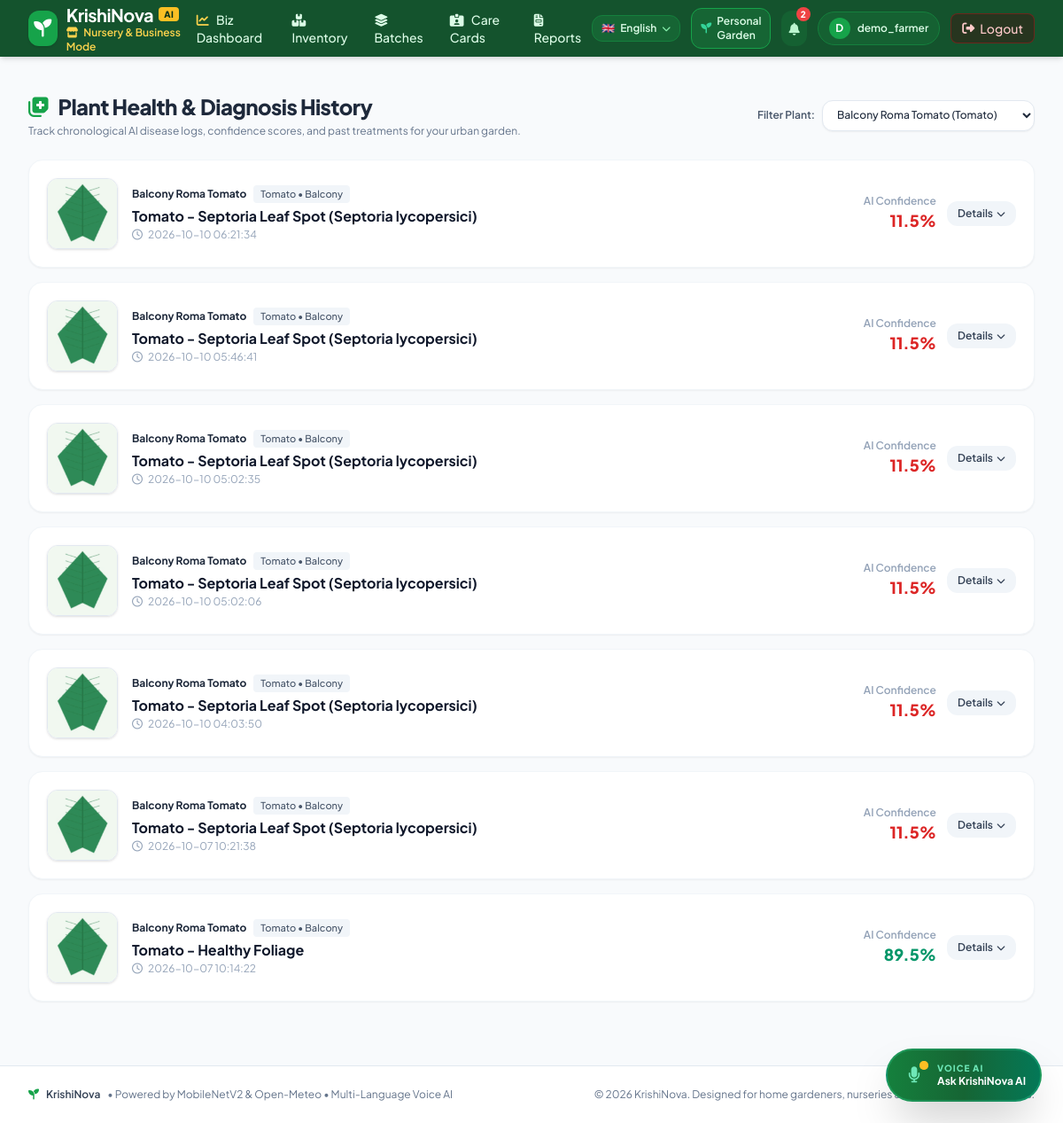
The page /history?plant_id=1 (signed in) on the database its author committed.
### tables this page shows
CREATE TABLE users (
                id INTEGER PRIMARY KEY AUTOINCREMENT,
                username TEXT UNIQUE NOT NULL COLLATE NOCASE,
                email TEXT UNIQUE NOT NULL COLLATE NOCASE,
                password_hash TEXT NOT NULL,
                created_at TIMESTAMP DEFAULT CURRENT_TIMESTAMP
            , role TEXT DEFAULT 'home_gardener', preferred_language TEXT DEFAULT 'en');

CREATE TABLE health_logs (
                id INTEGER PRIMARY KEY AUTOINCREMENT,
                plant_id INTEGER NOT NULL,
                disease TEXT NOT NULL,
                confidence REAL NOT NULL,
                image_path TEXT,
                symptoms TEXT,
                treatment TEXT,
                prevention TEXT,
                notes TEXT,
                diagnosis_date TIMESTAMP DEFAULT CURRENT_TIMESTAMP,
                FOREIGN KEY (plant_id) REFERENCES plants(id) ON DELETE CASCADE
            );

CREATE TABLE plants (
                id INTEGER PRIMARY KEY AUTOINCREMENT,
                user_id INTEGER NOT NULL,
                plant_name TEXT NOT NULL,
                plant_type TEXT NOT NULL,
                location_type TEXT DEFAULT 'Balcony',
                city TEXT DEFAULT 'New Delhi',
                planting_date TEXT NOT NULL,
                base_watering_days INTEGER DEFAULT 2,
                last_watered_date TEXT,
                notes TEXT,
                created_at TIMESTAMP DEFAULT CURRENT_TIMESTAMP, growth_stage TEXT DEFAULT 'Vegetative', soil_moisture TEXT DEFAULT 'Moderate', preferred_temp_min REAL DEFAULT 10.0, preferred_temp_max REAL DEFAULT 35.0, preferred_temp_optimal_min REAL DEFAULT 18.0, preferred_temp_optimal_max REAL DEFAULT 27.0,
                FOREIGN KEY (user_id) REFERENCES users(id) ON DELETE CASCADE
            );

### app.py (the view)
@app.route("/history")
@login_required
def history():
    user_id = session["user_id"]
    plant_filter = request.args.get("plant_id", type=int)
    plants = db.get_user_plants(user_id)
    logs = db.get_user_health_logs(user_id, plant_id=plant_filter)
    return render_template(
        "history.html",
        logs=logs,
        plants=plants,
        selected_plant_id=plant_filter
    )

### templates/history.html (shortened to what this page needs)
{% extends "base.html" %}
{% block content %}
<div class="space-y-6">
    <div class="flex flex-col md:flex-row md:items-center justify-between gap-4">
        <div>
            <h1 class="text-2xl font-extrabold text-slate-800 tracking-tight flex items-center space-x-2.5">
                <i class="fa-solid fa-notes-medical text-forest-600"></i>
                <span>Plant Health & Diagnosis History</span>
            </h1>
            <p class="text-xs text-slate-500 mt-1">
                Track chronological AI disease logs, confidence scores, and past treatments for your urban garden.
            </p>
        </div>
        {% if plants %}
        <form method="GET" action="{{ url_for('history') }}" class="flex items-center space-x-2">
            <label for="plant_id" class="text-xs font-semibold text-slate-600 whitespace-nowrap">Filter Plant:</label>
            <select name="plant_id" id="plant_id" onchange="this.form.submit()"
                class="px-3 py-2 bg-white border border-slate-200 rounded-xl text-xs font-medium focus:outline-none focus:ring-2 focus:ring-forest-600 shadow-sm">
                {% for p in plants %}
                <option value="{{ p.id }}" {% if selected_plant_id == p.id %}selected{% endif %}>
                    {{ p.plant_name }} ({{ p.plant_type }})
                </option>
                {% endfor %}
            </select>
        </form>
        {% endif %}
    </div>
    {% if logs %}
    <div class="space-y-4">
        {% for log in logs %}
        <div class="bg-white rounded-2xl border border-slate-100 shadow-sm p-5 hover:shadow-md transition">
            <div class="flex flex-col md:flex-row items-start md:items-center justify-between gap-4">
                <div class="flex items-start sm:items-center space-x-4">
                    {% if log.image_path %}
                    <img src="{{ url_for('static', filename=log.image_path) }}" alt="Diagnosed Leaf"
                        class="w-16 h-16 sm:w-20 sm:h-20 rounded-xl object-cover shadow border border-slate-200 flex-shrink-0">
                    {% else %}
                    <div class="w-16 h-16 rounded-xl bg-forest-50 text-forest-600 flex items-center justify-center text-xl flex-shrink-0">
                        <i class="fa-solid fa-leaf"></i>
                    </div>
                    {% endif %}
                    <div>
                        <div class="flex items-center space-x-2 mb-1">
                            <span class="text-xs font-bold text-slate-800">{{ log.plant_name }}</span>
                            <span class="text-[11px] px-2 py-0.5 rounded bg-slate-100 text-slate-600 font-medium">
                                {{ log.plant_type }} &bull; {{ log.location_type }}
                            </span>
                        </div>
                        <h3 class="text-base font-bold text-slate-900 leading-snug">
                            {{ log.disease }}
                        </h3>
                        <p class="text-xs text-slate-400 mt-0.5">
                            <i class="fa-regular fa-clock mr-1"></i> {{ log.diagnosis_date }}
                        </p>
                    </div>
                </div>
                <div class="flex items-center space-x-3 self-end md:self-auto">
                    <div class="text-right">
                        <span class="text-xs font-semibold text-slate-400 block">AI Confidence</span>
                        <span class="text-lg font-extrabold {% if log.confidence >= 75 %}text-emerald-600{% elif log.confidence >= 65 %}text-amber-600{% else %}text-red-600{% endif %}">
                            {{ log.confidence }}%
                        </span>
                    </div>
                    <button type="button" onclick="toggleDetails('details-{{ log.id }}')"
                        class="px-3 py-1.5 bg-slate-100 hover:bg-slate-200 text-slate-700 rounded-xl text-xs font-semibold transition flex items-center space-x-1">
                        <span>Details</span>
                        <i class="fa-solid fa-chevron-down text-[10px]"></i>
                    </button>
                </div>
            </div>
        </div>
        {% endfor %}
    </div>
    {% endif %}
</div>
{% endblock %}

### templates/base.html (shortened to what this page needs)
<!DOCTYPE html>
<html lang="{{ current_language or 'en' }}">
<head>
    <script src="https://cdn.tailwindcss.com"></script>
    <link rel="stylesheet" href="https://cdnjs.cloudflare.com/ajax/libs/font-awesome/6.5.1/css/all.min.css">
</head>
<body class="bg-slate-50 text-slate-800 min-h-screen flex flex-col antialiased relative">
    <nav class="bg-forest-900 text-white shadow-md sticky top-0 z-50">
        <div class="max-w-7xl mx-auto px-4 sm:px-6 lg:px-8">
            <div class="flex items-center justify-between h-16">
                <div class="flex items-center space-x-3">
                    <a href="{{ url_for('dashboard') if current_user else url_for('login') }}" class="flex items-center space-x-2.5 group">
                        <div class="w-10 h-10 rounded-xl bg-forest-600 flex items-center justify-center text-white shadow group-hover:scale-105 transition-transform">
                            <i class="fa-solid fa-seedling text-xl"></i>
                        </div>
                        <div>
                            <span class="text-xl font-bold tracking-tight text-white block leading-tight flex items-center space-x-1.5">
                                <span>KrishiNova</span>
                                <span class="text-[10px] bg-amber-400 text-forest-950 font-black px-1.5 py-0.5 rounded uppercase tracking-wider">AI</span>
                            </span>
                            <span class="text-xs text-forest-300 font-medium block">
                                {% if active_mode == 'business' %}
                                    <span class="text-amber-300 font-semibold"><i class="fa-solid fa-store mr-1"></i> Nursery & Business Mode</span>
                                {% else %}
                                    Urban Farming Platform
                                {% endif %}
                            </span>
                        </div>
                    </a>
                </div>
                {% if current_user %}
                <div class="hidden md:flex items-center space-x-1 lg:space-x-1.5">
                    {% if active_mode == 'business' %}
                        <a href="{{ url_for('business_dashboard') }}" class="px-3 py-2 rounded-lg text-sm font-medium hover:bg-forest-800 transition {{ 'bg-forest-800 text-white' if request.endpoint == 'business_dashboard' else 'text-forest-100 hover:text-white' }}">
                            <i class="fa-solid fa-chart-line mr-1.5 text-amber-300"></i> Biz Dashboard
                        </a>
                        <a href="{{ url_for('business_inventory') }}" class="px-3 py-2 rounded-lg text-sm font-medium hover:bg-forest-800 transition {{ 'bg-forest-800 text-white' if request.endpoint == 'business_inventory' else 'text-forest-100 hover:text-white' }}">
                            <i class="fa-solid fa-boxes-stacked mr-1.5"></i> Inventory
                        </a>
                        <a href="{{ url_for('business_batches') }}" class="px-3 py-2 rounded-lg text-sm font-medium hover:bg-forest-800 transition {{ 'bg-forest-800 text-white' if request.endpoint == 'business_batches' else 'text-forest-100 hover:text-white' }}">
                            <i class="fa-solid fa-layer-group mr-1.5"></i> Batches
                        </a>
                        <a href="{{ url_for('business_care_cards') }}" class="px-3 py-2 rounded-lg text-sm font-medium hover:bg-forest-800 transition {{ 'bg-forest-800 text-white' if request.endpoint == 'business_care_cards' else 'text-forest-100 hover:text-white' }}">
                            <i class="fa-solid fa-id-card-clip mr-1.5"></i> Care Cards
                        </a>
                        <a href="{{ url_for('business_reports') }}" class="px-3 py-2 rounded-lg text-sm font-medium hover:bg-forest-800 transition {{ 'bg-forest-800 text-white' if request.endpoint == 'business_reports' else 'text-forest-100 hover:text-white' }}">
                            <i class="fa-solid fa-file-invoice mr-1.5"></i> Reports
                        </a>
                    {% endif %}
                </div>
                <div class="flex items-center space-x-2 sm:space-x-3">
                    <div class="relative inline-block text-left" id="lang-dropdown-wrapper">
                        <button type="button" onclick="toggleLangDropdown()" class="px-2.5 py-1.5 rounded-xl bg-forest-800 hover:bg-forest-700 text-forest-100 text-xs font-semibold border border-forest-700 transition flex items-center space-x-1.5" title="Select Language / ભાષા / भाषा / భాష">
                            <span>{{ lang_meta.flag }}</span>
                            <span class="hidden sm:inline">{{ lang_meta.native }}</span>
                            <i class="fa-solid fa-chevron-down text-[10px] text-forest-300"></i>
                        </button>
                    </div>
                    {% if active_mode == 'business' %}
                    <a href="{{ url_for('switch_mode', mode='personal') }}" title="Switch to Personal Garden Mode"
                        class="px-2.5 py-1.5 rounded-xl bg-forest-800 hover:bg-forest-700 text-forest-100 text-xs font-semibold border border-forest-600 transition flex items-center space-x-1.5">
                        <i class="fa-solid fa-seedling text-emerald-400"></i>
                        <span class="hidden lg:inline">Personal Garden</span>
                    </a>
                    {% endif %}
                    <a href="{{ url_for('alerts_center') }}" title="Weather Alert Center"
                        class="relative p-2 rounded-xl bg-forest-800/80 hover:bg-forest-800 text-forest-200 hover:text-white transition">
                        <i class="fa-solid fa-bell text-sm"></i>
                        {% if unread_alert_count > 0 %}
                        <span class="absolute -top-1 -right-1 bg-red-500 text-white text-[10px] font-extrabold w-4 h-4 rounded-full flex items-center justify-center animate-pulse">
                            {{ unread_alert_count if unread_alert_count < 10 else '9+' }}
                        </span>
                        {% endif %}
                    </a>
                    <div class="hidden sm:flex items-center space-x-2 bg-forest-800/80 px-3 py-1.5 rounded-full border border-forest-700">
                        <div class="w-6 h-6 rounded-full bg-forest-600 text-white text-xs flex items-center justify-center font-bold uppercase">
                            {{ current_user.username[0] }}
                        </div>
                        <span class="text-xs font-semibold text-forest-100">{{ current_user.username }}</span>
                    </div>
                    <a href="{{ url_for('logout') }}" title="Logout" class="inline-flex items-center px-2.5 sm:px-3 py-1.5 rounded-lg text-xs sm:text-sm font-medium bg-red-950/40 text-red-200 hover:bg-red-900/60 hover:text-white border border-red-800/60 transition">
                        <i class="fa-solid fa-right-from-bracket mr-1 sm:mr-1.5"></i>
                        <span class="hidden sm:inline">Logout</span>
                    </a>
                </div>
                {% endif %}
            </div>
        </div>
    </nav>
    <main class="flex-1 max-w-7xl mx-auto px-4 sm:px-6 lg:px-8 py-6 w-full">
        {% block content %}{% endblock %}
    </main>
    <div class="fixed bottom-6 right-6 z-40 no-print">
        <button id="floating-voice-btn" onclick="openVoiceModal()"
            class="bg-gradient-to-r from-forest-700 via-forest-800 to-emerald-700 hover:from-forest-800 hover:to-emerald-800 text-white rounded-full px-4 py-3.5 shadow-2xl flex items-center space-x-3 group transition transform hover:scale-105 active:scale-95 border-2 border-emerald-400/30">
            <div class="relative w-7 h-7 flex items-center justify-center">
                <i class="fa-solid fa-microphone text-lg text-emerald-300 group-hover:text-white transition"></i>
                <span class="absolute -top-0.5 -right-0.5 flex h-2.5 w-2.5">
                    <span class="relative inline-flex rounded-full h-2.5 w-2.5 bg-amber-400"></span>
                </span>
            </div>
            <div class="text-left hidden sm:block">
                <span class="block text-[10px] text-emerald-300 uppercase tracking-widest font-black leading-none">Voice AI</span>
                <span class="block text-xs font-bold text-white leading-tight mt-0.5">{{ lang_meta.ask_btn }}</span>
            </div>
        </button>
    </div>
    <footer class="bg-white border-t border-slate-200 py-6 mt-12 no-print">
        <div class="max-w-7xl mx-auto px-4 sm:px-6 lg:px-8 flex flex-col sm:flex-row items-center justify-between text-xs text-slate-500 space-y-2 sm:space-y-0">
            <div class="flex items-center space-x-2">
                <i class="fa-solid fa-seedling text-forest-600"></i>
                <span class="font-semibold text-slate-700">KrishiNova</span>
                <span>&bull; Powered by MobileNetV2 & Open-Meteo &bull; Multi-Language Voice AI</span>
            </div>
            <div>
                &copy; {{ current_year }} KrishiNova. Designed for home gardeners, nurseries & urban farming businesses.
            </div>
        </div>
    </footer>
</body>
</html>

### rows shown on the page
users: username "D", username "demo_farmer"
health_logs: image_path (picture), plant_name "Balcony Roma Tomato", plant_type "Tomato", location_type "Balcony", disease "Tomato - Septoria Leaf Spot (Septoria lycopersici)", diagnosis_date "2026-10-10 06:21:34", confidence "11.5"
health_logs: image_path (picture), plant_name "Balcony Roma Tomato", plant_type "Tomato", location_type "Balcony", disease "Tomato - Septoria Leaf Spot (Septoria lycopersici)", diagnosis_date "2026-10-10 05:46:41", confidence "11.5"
health_logs: image_path (picture), plant_name "Balcony Roma Tomato", plant_type "Tomato", location_type "Balcony", disease "Tomato - Septoria Leaf Spot (Septoria lycopersici)", diagnosis_date "2026-10-10 05:02:35", confidence "11.5"
health_logs: image_path (picture), plant_name "Balcony Roma Tomato", plant_type "Tomato", location_type "Balcony", disease "Tomato - Septoria Leaf Spot (Septoria lycopersici)", diagnosis_date "2026-10-10 05:02:06", confidence "11.5"
health_logs: image_path (picture), plant_name "Balcony Roma Tomato", plant_type "Tomato", location_type "Balcony", disease "Tomato - Septoria Leaf Spot (Septoria lycopersici)", diagnosis_date "2026-10-10 04:03:50", confidence "11.5"
health_logs: image_path (picture), plant_name "Balcony Roma Tomato", plant_type "Tomato", location_type "Balcony", disease "Tomato - Septoria Leaf Spot (Septoria lycopersici)", diagnosis_date "2026-10-07 10:21:38", confidence "11.5"
health_logs: image_path (picture), plant_name "Balcony Roma Tomato", plant_type "Tomato", location_type "Balcony", disease "Tomato - Healthy Foliage", diagnosis_date "2026-10-07 10:14:22", confidence "89.5"

### other values the page prints
{{ lang_meta.flag }} "🇬🇧"
{{ lang_meta.native }} "English"
{{ unread_alert_count if unread_alert_count < 10 else '9+' }} "2"
{{ lang_meta.ask_btn }} "Ask KrishiNova AI"
form field plant_id "Balcony Roma Tomato (Tomato)"
